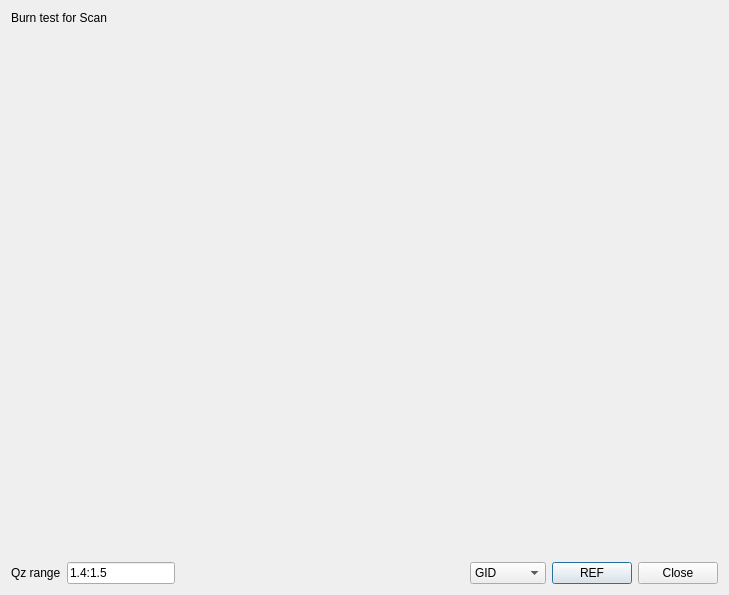
<?xml version="1.0" encoding="UTF-8"?>
<ui version="4.0">
 <class>Dialog</class>
 <widget class="QDialog" name="Dialog">
  <property name="geometry">
   <rect>
    <x>0</x>
    <y>0</y>
    <width>729</width>
    <height>595</height>
   </rect>
  </property>
  <property name="windowTitle">
   <string>Dialog</string>
  </property>
  <layout class="QGridLayout" name="gridLayout">
   <item row="0" column="0">
    <widget class="QLabel" name="Label">
     <property name="sizePolicy">
      <sizepolicy hsizetype="Expanding" vsizetype="Preferred">
       <horstretch>0</horstretch>
       <verstretch>0</verstretch>
      </sizepolicy>
     </property>
     <property name="maximumSize">
      <size>
       <width>361</width>
       <height>16777215</height>
      </size>
     </property>
     <property name="font">
      <font>
       <pointsize>9</pointsize>
      </font>
     </property>
     <property name="text">
      <string>Burn test for Scan </string>
     </property>
    </widget>
   </item>
   <item row="1" column="0">
    <widget class="MplWidget" name="plotWidget" native="true">
     <property name="sizePolicy">
      <sizepolicy hsizetype="Preferred" vsizetype="Expanding">
       <horstretch>0</horstretch>
       <verstretch>0</verstretch>
      </sizepolicy>
     </property>
    </widget>
   </item>
   <item row="2" column="0">
    <layout class="QHBoxLayout" name="horizontalLayout">
     <item>
      <widget class="QLabel" name="qzranLabel">
       <property name="text">
        <string>Qz range</string>
       </property>
      </widget>
     </item>
     <item>
      <widget class="QLineEdit" name="rangeLineEdit">
       <property name="sizePolicy">
        <sizepolicy hsizetype="Fixed" vsizetype="Fixed">
         <horstretch>0</horstretch>
         <verstretch>0</verstretch>
        </sizepolicy>
       </property>
       <property name="text">
        <string>1.4:1.5</string>
       </property>
      </widget>
     </item>
     <item>
      <spacer name="horizontalSpacer">
       <property name="orientation">
        <enum>Qt::Horizontal</enum>
       </property>
       <property name="sizeHint" stdset="0">
        <size>
         <width>40</width>
         <height>20</height>
        </size>
       </property>
      </spacer>
     </item>
     <item>
      <widget class="QComboBox" name="gidComboBox">
       <item>
        <property name="text">
         <string>GID</string>
        </property>
       </item>
       <item>
        <property name="text">
         <string>Intensity</string>
        </property>
       </item>
       <item>
        <property name="text">
         <string>Location</string>
        </property>
       </item>
       <item>
        <property name="text">
         <string>Width</string>
        </property>
       </item>
      </widget>
     </item>
     <item>
      <widget class="QPushButton" name="refPushButton">
       <property name="text">
        <string>REF</string>
       </property>
      </widget>
     </item>
     <item>
      <widget class="QPushButton" name="closePushButton">
       <property name="text">
        <string>Close</string>
       </property>
      </widget>
     </item>
    </layout>
   </item>
  </layout>
 </widget>
 <customwidgets>
  <customwidget>
   <class>MplWidget</class>
   <extends>QWidget</extends>
   <header location="global">mplwidget</header>
   <container>1</container>
  </customwidget>
 </customwidgets>
 <resources/>
 <connections/>
</ui>
